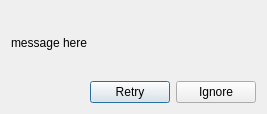
<?xml version="1.0" encoding="UTF-8"?>
<ui version="4.0">
 <class>Dialog</class>
 <widget class="QDialog" name="Dialog">
  <property name="geometry">
   <rect>
    <x>0</x>
    <y>0</y>
    <width>267</width>
    <height>114</height>
   </rect>
  </property>
  <property name="sizePolicy">
   <sizepolicy hsizetype="Minimum" vsizetype="Minimum">
    <horstretch>0</horstretch>
    <verstretch>0</verstretch>
   </sizepolicy>
  </property>
  <property name="windowTitle">
   <string>Dialog</string>
  </property>
  <layout class="QVBoxLayout" name="verticalLayout">
   <item>
    <widget class="QLabel" name="message">
     <property name="text">
      <string>message here</string>
     </property>
     <property name="scaledContents">
      <bool>false</bool>
     </property>
     <property name="wordWrap">
      <bool>true</bool>
     </property>
    </widget>
   </item>
   <item>
    <widget class="QDialogButtonBox" name="buttonBox">
     <property name="orientation">
      <enum>Qt::Horizontal</enum>
     </property>
     <property name="standardButtons">
      <set>QDialogButtonBox::Ignore|QDialogButtonBox::Retry</set>
     </property>
    </widget>
   </item>
  </layout>
 </widget>
 <resources/>
 <connections>
  <connection>
   <sender>buttonBox</sender>
   <signal>accepted()</signal>
   <receiver>Dialog</receiver>
   <slot>accept()</slot>
   <hints>
    <hint type="sourcelabel">
     <x>248</x>
     <y>254</y>
    </hint>
    <hint type="destinationlabel">
     <x>157</x>
     <y>274</y>
    </hint>
   </hints>
  </connection>
  <connection>
   <sender>buttonBox</sender>
   <signal>rejected()</signal>
   <receiver>Dialog</receiver>
   <slot>reject()</slot>
   <hints>
    <hint type="sourcelabel">
     <x>316</x>
     <y>260</y>
    </hint>
    <hint type="destinationlabel">
     <x>286</x>
     <y>274</y>
    </hint>
   </hints>
  </connection>
 </connections>
</ui>
